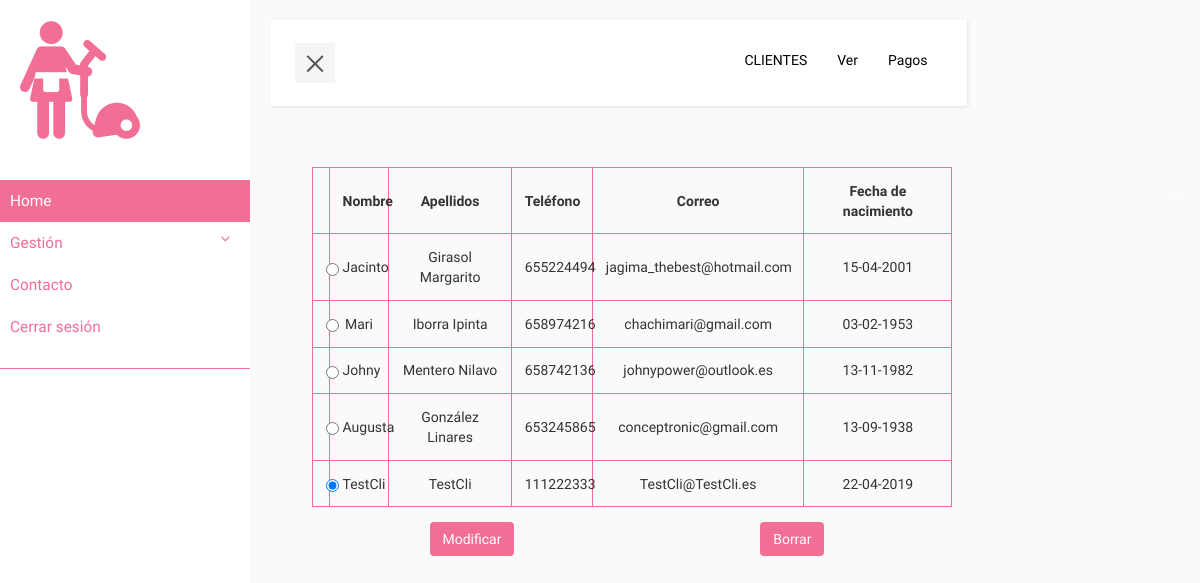
Page /ProyectoNetbeans/assets/components/home/view.php?cliente=ver (signed in) on the earlier database version.
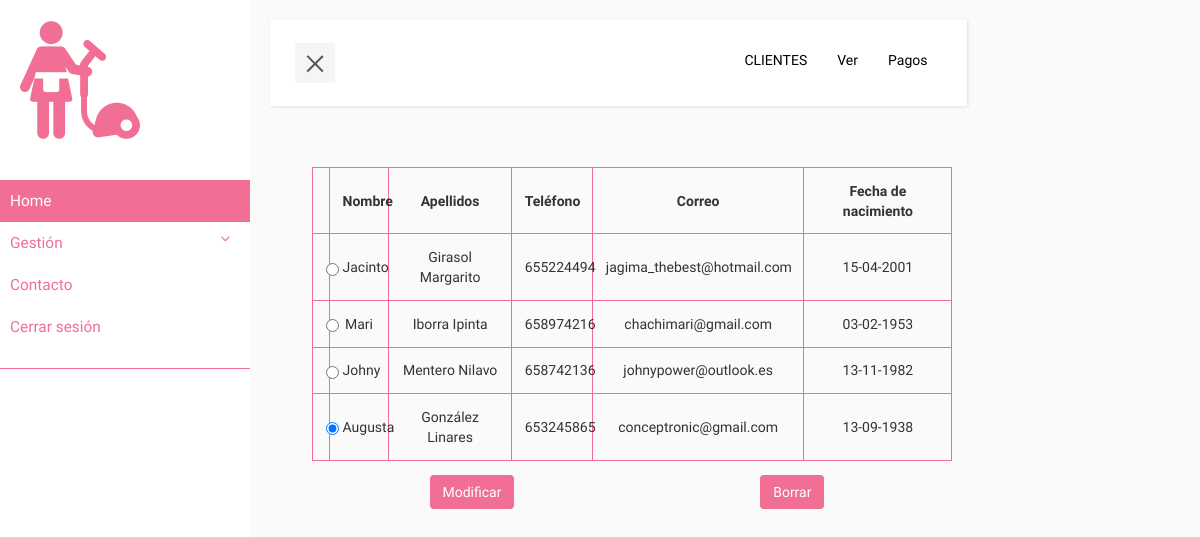
Same page on the later database version.
### tables this page shows
CREATE TABLE `cliente` (
  `P_cliente` int(11) NOT NULL,
  `formaPago` varchar(20) NOT NULL,
  `nCuenta` varchar(50) NOT NULL,
  `A_usuario` int(11) NOT NULL
);

CREATE TABLE `usuario` (
  `P_Usuario` int(11) NOT NULL,
  `usuario` varchar(20) NOT NULL,
  `contrasena` varchar(32) NOT NULL,
  `nombre` varchar(40) NOT NULL,
  `apellidos` varchar(40) NOT NULL,
  `telefono` int(10) NOT NULL,
  `correo` varchar(100) NOT NULL,
  `fechaNacimiento` date NOT NULL,
  `rol` enum('CLIENTE','EMPLEADO') NOT NULL
);

### ProyectoNetbeans/assets/components/home/model.php (called while the page is built, shortened)
<?php
require_once './../clases/usuario.php';
require_once './../clases/cliente.php';
class modelClass {
    function verClientes()
    {
    try {
        $opciones = array(PDO::MYSQL_ATTR_INIT_COMMAND => "SET NAMES utf8");
        $conn = new PDO('mysql:host=localhost;dbname=2019p_icarazo', 'root', '', $opciones);
        $conn->setAttribute(PDO::ATTR_ERRMODE, PDO::ERRMODE_EXCEPTION);
    } catch (PDOException $e) {
        echo $e->getCode();
        echo 'Error en la conexión: ' . $e->getMessage();
        exit();
    }
    $stmt = $conn->prepare("SELECT * FROM usuario u, cliente c WHERE u.P_Usuario = c.A_usuario AND u.rol='CLIENTE'");
        $stmt->execute();
        $clientes = Array();
        $resultado = $stmt->fetch();
        while ($resultado != null)
        {
            $cliente = new Cliente($resultado);
            array_push($clientes, $cliente);
            $resultado = $stmt->fetch();
        }
        return $clientes;
    }
}

### ProyectoNetbeans/assets/components/clases/cliente.php (called while the page is built, shortened)
<?php
require_once 'usuario.php';
class Cliente extends Usuario{
    public function __construct($row) {
        $this->P_Usuario = $row["P_Usuario"];
        $this->nombre = $row["nombre"];
        $this->apellidos = $row["apellidos"];
        $this->telefono = $row["telefono"];
        $this->correo = $row["correo"];
        $this->fechaNacimiento = $row["fechaNacimiento"];
    }
}

### ProyectoNetbeans/assets/components/clases/usuario.php (called while the page is built, shortened)
<?php
class Usuario{
    private $P_Usuario;
    private $nombre;
    private $apellidos;
    private $telefono;
    private $correo;
    private $fechaNacimiento;
    public function __construct($row) {
        $this->P_Usuario = $row["P_Usuario"];
        $this->nombre = $row["nombre"];
        $this->apellidos = $row["apellidos"];
        $this->telefono = $row["telefono"];
        $this->correo = $row["correo"];
        $this->fechaNacimiento = $row["fechaNacimiento"];
    }
    public function getP_Usuario(){
        return $this->P_Usuario;
    }
    public function getNombre(){
        return $this->nombre;
    }
    public function getApellidos(){
        return $this->apellidos;
    }
    public function getTelefono(){
        return $this->telefono;
    }
    public function getCorreo(){
        return $this->correo;
    }
    public function getFechaNacimiento(){
        return $this->fechaNacimiento;
    }
}

### ProyectoNetbeans/assets/components/home/controller-clientes.php (the view, shortened to what this page needs)
<?php
function tablaVistaClientes(){
    $tablaHTML= "<div id='tablaVista' class='container-fluid'>
    <form method='POST' action='?cliente=modificar'>
        <table class='col-md-12 table-bordered table-hover table-responsive'>
            <thead>
                <tr>
                    <th>&nbsp;&nbsp;&nbsp;&nbsp;</th>
                    <th class='text-center'>Nombre</th>
                    <th class='text-center'>Apellidos</th>
                    <th class='text-center'>Teléfono</th>
                    <th class='text-center'>Correo</th>
                    <th class='text-center'>Fecha de nacimiento</th>
                </tr>
            </thead>
            <tbody>";
            $model = new modelClass();
            $clientes = $model->verClientes();
            foreach ($clientes as $value) {
                $tablaHTML.= "
        <tr>
            <td>
                <input class='radio' type='radio' value='" . $value->getP_Usuario() . "' name='btnRadioCli' checked>
            </td>
            <td class='text-center'>" . $value->getNombre() . "</td>
            <td class='text-center'>" . $value->getApellidos() . "</td>
            <td class='text-center'>" . $value->getTelefono() . "</td>
            <td class='text-center'>" . $value->getCorreo() . "</td>
            <td class='text-center'>" . date("d-m-Y", strtotime($value->getFechaNacimiento())) . "</td>
        </tr>";
    }
    $tablaHTML.= "</tbody>
    </table>
    <div class='col-md-6'>
            <button id='modificarCliente' name='modificarCliente' type='submit' class='btn estilo-btn modBorr center-block'>Modificar</button>
        </div>
</form>
<div class='col-md-6'>
    <form method='POST' action='?cliente=ver'>
        <button id='borrarCliente' name='borrarCliente' type='submit' class='btn estilo-btn modBorr center-block'>Borrar</button>
    </form>
</div>
</div>";
return $tablaHTML;
}
function formShowClientes(){
$contenido ="" .
tablaVistaClientes()
 . "";
return $contenido;
}
function menuClientes($tipoGestion){
    $contenido = "<div class='collapse navbar-collapse' id='bs-example-navbar-collapse-1'>
    <ul class='nav navbar-nav navbar-right'>
        <li><a>". strtoupper($tipoGestion) ."</a></li>
        <li><a href='?cliente=ver'>Ver</a></li>
        <li><a href='?cliente=pagos'>Pagos</a></li>
    </ul>
</div>
</div>
</nav>";
    return $contenido;
}

### ProyectoNetbeans/assets/components/home/view.php (shortened to what this page needs)
<!DOCTYPE html>
<html>
<head>
    <link href="./../../vendors/font-awesome/css/font-awesome.css" rel="stylesheet">
    <link rel="stylesheet" href="./../../vendors/bootstrap/css/bootstrap.min.css" />
    <link rel="stylesheet" type="text/css" href="./../../css/home.css">
</head>
<body>
    <div class="wrapper">
        <nav id="sidebar">
            <div class="sidebar-header">
                <img src="./../../images/icono/pink/cleaner128.png">
            </div>
            <ul class="list-unstyled components">
                <li class="active">
                    <a href="?home" aria-expanded="false">Home</a>
                </li>
                <li>
                    <a href="#pageSubmenu" data-toggle="collapse" aria-expanded="false">Gestión</a>
                </li>
                <li>
                    <a href="?contacto">Contacto</a>
                </li>
                <li>
                    <a href="?cerrarsesion">Cerrar sesión</a>
                </li>
            </ul>
        </nav>
        <div id='content'>
    <nav class='navbar navbar-default'>
    <div class='container-fluid'>
        <div class='navbar-header'>
            <button type='button' id='sidebarCollapse' class='navbar-btn'>
                    <span></span>
                </button>
        </div>
        <?php
require_once './controller.php';
if (isset($_GET['cliente'])) {
    $tipoForm = $_GET['cliente'];
    echo tipoFormClientes($tipoForm);
}
?>
</body>
</html>

### ProyectoNetbeans/assets/components/home/controller.php (shortened to what this page needs)
<?php
require_once './model.php';
require_once './controller-clientes.php';
function tipoFormClientes($tipoForm){
    switch ($tipoForm) {
        case 'ver':
           return menuClientes("clientes") . formShowClientes() . "</div>";
            break;
    }
}

### ProyectoNetbeans/assets/css/home.css (style rules this page uses)
* { font-family: 'Cousine'; }
body { background: #fafafa; }
a, a:hover, a:focus { color: inherit; text-decoration: none; transition: all 0.3s; }
.navbar { padding: 15px 10px; background: #fff; border: none; border-radius: 0; margin-bottom: 40px; box-shadow: 1px 1px 3px rgba(0, 0, 0, 0.1); }
.navbar-btn { box-shadow: none; outline: none !important; border: none; }
.wrapper { display: flex; align-items: stretch; perspective: 1500px; }
#sidebar { min-width: 250px; max-width: 250px; background: white; color: #f16e94; transition: all 0.6s cubic-bezier(0.945, 0.020, 0.270, 0.665); transform-origin: bottom left; }
#sidebar .sidebar-header { padding: 20px; background: white; }
#sidebar ul.components { padding: 20px 0; border-bottom: 1px solid #f16e94; }
#sidebar ul li a { padding: 10px; font-size: 1.1em; display: block; }
#sidebar ul li.active>a, a[aria-expanded="true"] { color: #fff; background: #f16e94; }
.navbar-default .navbar-nav>li>a { color: black; }
a[data-toggle="collapse"] { position: relative; }
a[aria-expanded="false"]::before, a[aria-expanded="true"]::before { content: '\e259'; display: block; position: absolute; right: 20px; font-family: 'Glyphicons Halflings'; font-size: 0.6em; }
#content { padding: 20px; min-height: 100vh; transition: all 0.3s; }
#sidebarCollapse { width: 40px; height: 40px; background: #f5f5f5; }
#sidebarCollapse span { width: 80%; height: 2px; margin: 0 auto; display: block; background: #555; transition: all 0.8s cubic-bezier(0.810, -0.330, 0.345, 1.375); transition-delay: 0.2s; }
#sidebarCollapse span:last-of-type { transform: rotate(-45deg) translate(1px, -1px); }
@media (min-width: 769px) { #tablaVista { padding-top: 3%; padding-left: 6%; } }
@media (min-width: 769px) { #tablaVista th, #tablaVista td { padding: 2%; } }
.estilo-btn { background-color: #f16e94 !important; color: #fff; }
#tablaVista table, #tablaVista th, #tablaVista td { border: 1px solid #f16e94; }
.modBorr { margin-top: 5%; }

Differences in the rows shown:
removed cliente: A_usuario.nombre "TestCli", A_usuario.apellidos "TestCli", A_usuario.telefono "111222333", A_usuario.correo "TestCli@TestCli.es", A_usuario.fechaNacimiento "22-04-2019"
computed for cliente "Augusta": btnRadioCli "☐" → "☑"
